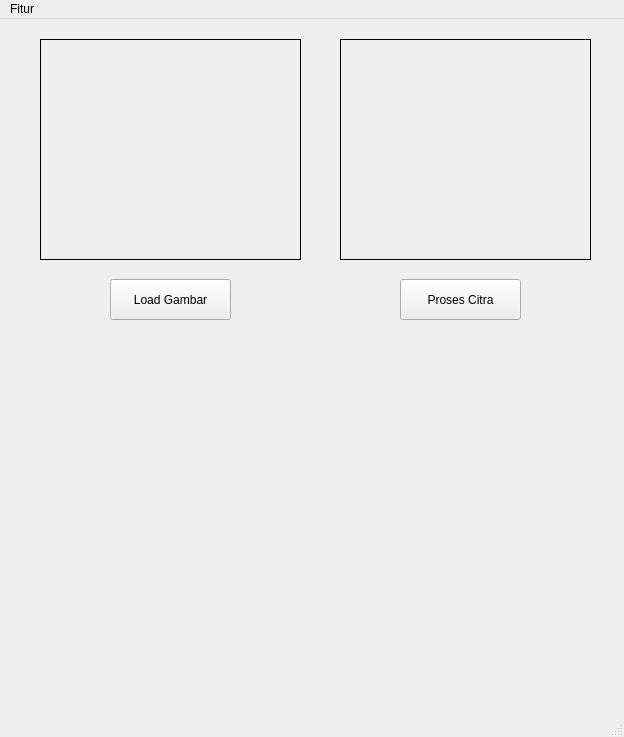
<?xml version="1.0" encoding="UTF-8"?>
<ui version="4.0">
 <class>MainWindow</class>
 <widget class="QMainWindow" name="MainWindow">
  <property name="geometry">
   <rect>
    <x>0</x>
    <y>0</y>
    <width>624</width>
    <height>737</height>
   </rect>
  </property>
  <property name="windowTitle">
   <string>MainWindow</string>
  </property>
  <widget class="QWidget" name="centralwidget">
   <widget class="QLabel" name="label">
    <property name="geometry">
     <rect>
      <x>40</x>
      <y>20</y>
      <width>261</width>
      <height>221</height>
     </rect>
    </property>
    <property name="acceptDrops">
     <bool>false</bool>
    </property>
    <property name="frameShape">
     <enum>QFrame::Box</enum>
    </property>
    <property name="text">
     <string/>
    </property>
   </widget>
   <widget class="QLabel" name="label_2">
    <property name="geometry">
     <rect>
      <x>340</x>
      <y>20</y>
      <width>251</width>
      <height>221</height>
     </rect>
    </property>
    <property name="layoutDirection">
     <enum>Qt::LeftToRight</enum>
    </property>
    <property name="frameShape">
     <enum>QFrame::Box</enum>
    </property>
    <property name="text">
     <string/>
    </property>
   </widget>
   <widget class="QPushButton" name="pushButton">
    <property name="geometry">
     <rect>
      <x>110</x>
      <y>260</y>
      <width>121</width>
      <height>41</height>
     </rect>
    </property>
    <property name="text">
     <string>Load Gambar</string>
    </property>
   </widget>
   <widget class="QPushButton" name="pushButton_2">
    <property name="geometry">
     <rect>
      <x>400</x>
      <y>260</y>
      <width>121</width>
      <height>41</height>
     </rect>
    </property>
    <property name="text">
     <string>Proses Citra</string>
    </property>
   </widget>
  </widget>
  <widget class="QMenuBar" name="menubar">
   <property name="geometry">
    <rect>
     <x>0</x>
     <y>0</y>
     <width>624</width>
     <height>22</height>
    </rect>
   </property>
   <widget class="QMenu" name="menuFitur">
    <property name="title">
     <string>Fitur</string>
    </property>
    <addaction name="actionWarna"/>
    <addaction name="actionBentuk"/>
    <addaction name="actionTekstur"/>
   </widget>
   <addaction name="menuFitur"/>
  </widget>
  <widget class="QStatusBar" name="statusbar"/>
  <action name="actionWarna">
   <property name="text">
    <string>Warna</string>
   </property>
  </action>
  <action name="actionBentuk">
   <property name="text">
    <string>Bentuk</string>
   </property>
  </action>
  <action name="actionTekstur">
   <property name="text">
    <string>Tekstur</string>
   </property>
  </action>
 </widget>
 <resources/>
 <connections/>
</ui>
